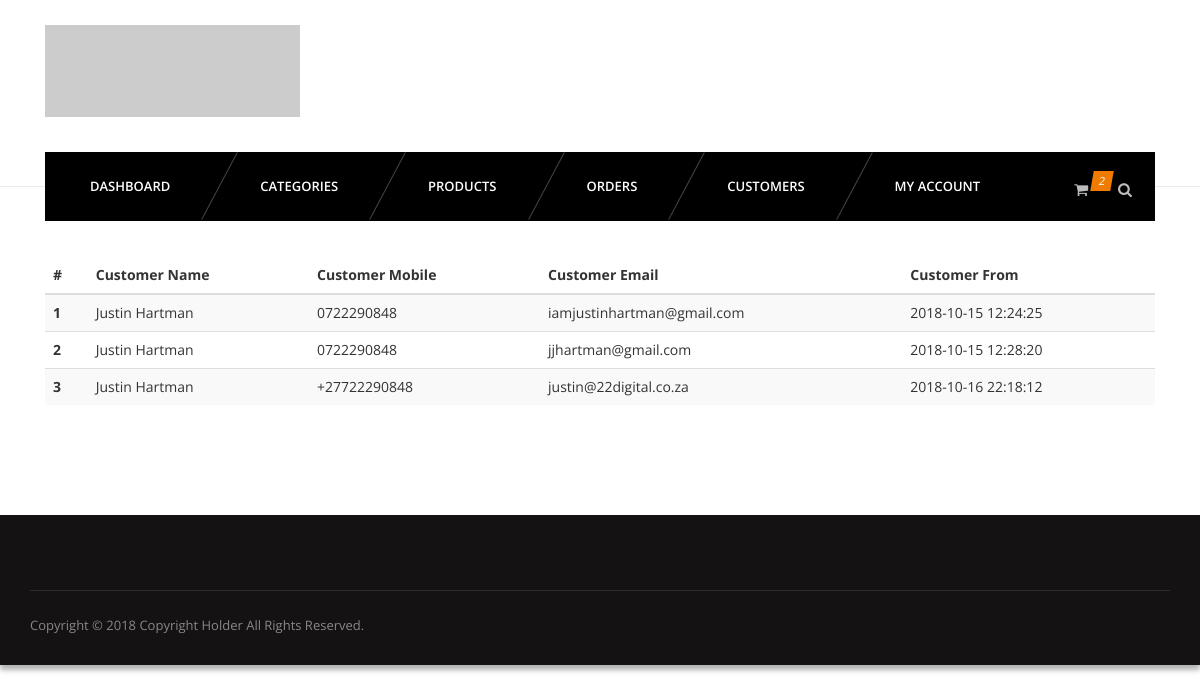
The page /admin/customers.php (signed in) on the database its author committed.
### tables this page shows
CREATE TABLE `users` (
  `id` int(11) NOT NULL,
  `email` varchar(255) NOT NULL,
  `password` varchar(255) NOT NULL,
  `timestamp` datetime NOT NULL DEFAULT CURRENT_TIMESTAMP
);

CREATE TABLE `usersmeta` (
  `id` int(11) NOT NULL,
  `uid` int(11) NOT NULL,
  `firstname` varchar(255) NOT NULL,
  `lastname` varchar(255) NOT NULL,
  `company` varchar(255) NOT NULL,
  `address1` varchar(255) NOT NULL,
  `address2` varchar(255) NOT NULL,
  `city` varchar(255) NOT NULL,
  `state` varchar(255) NOT NULL,
  `country` varchar(255) NOT NULL,
  `zip` varchar(255) NOT NULL,
  `mobile` varchar(255) NOT NULL
);

### admin/customers.php (the view, shortened to what this page needs)
<?php
require_once '../config/connect.php';
?>
<?php include 'inc/header.php'; ?>
<?php include 'inc/nav.php'; ?>
<section id="content">
    <div class="content-blog">
        <div class="container">
            <table class="table table-striped">
                <thead>
                    <tr>
                        <th>#</th>
                        <th>Customer Name</th>
                        <th>Customer Mobile</th>
                        <th>Customer Email</th>
                        <th>Customer From</th>
                    </tr>
                </thead>
                <tbody>
                    <?php
                    $sql = "SELECT * FROM users u JOIN usersmeta u1 WHERE u.id=u1.uid";
                    $res = mysqli_query($connection, $sql);
                    while ($r = mysqli_fetch_assoc($res)) {
                        ?>
                        <tr>
                            <th scope="row"><?php echo $r['id']; ?></th>
                            <td><?php echo $r['firstname'] . " " . $r['lastname']; ?></td>
                            <td><?php echo $r['mobile']; ?></td>
                            <td><?php echo $r['email']; ?></td>
                            <td><?php echo $r['timestamp']; ?></td>
                        <?php
                    } ?>
                </tbody>
            </table>
        </div>
    </div>
</section>
<?php include 'inc/footer.php' ?>

### css/light.css (style rules this page uses)
body { background-color:#fff; }

### rows shown on the page
users: usersmeta.id "1", usersmeta.firstname "Justin", usersmeta.lastname "Hartman", usersmeta.mobile "0722290848", email "iamjustinhartman@gmail.com", timestamp "2018-10-15 12:24:25"
users: usersmeta.id "2", usersmeta.firstname "Justin", usersmeta.lastname "Hartman", usersmeta.mobile "0722290848", email "jjhartman@gmail.com", timestamp "2018-10-15 12:28:20"
users: usersmeta.id "3", usersmeta.firstname "Justin", usersmeta.lastname "Hartman", usersmeta.mobile "+27722290848", email "justin@22digital.co.za", timestamp "2018-10-16 22:18:12"
